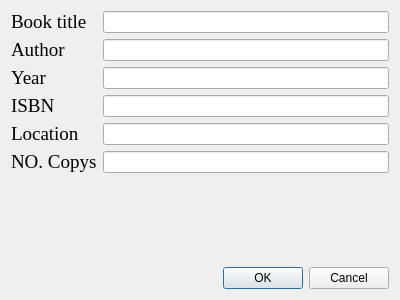
<?xml version="1.0" encoding="UTF-8"?>
<ui version="4.0">
 <class>AddBook</class>
 <widget class="QDialog" name="AddBook">
  <property name="geometry">
   <rect>
    <x>0</x>
    <y>0</y>
    <width>400</width>
    <height>300</height>
   </rect>
  </property>
  <property name="windowTitle">
   <string>Dialog</string>
  </property>
  <layout class="QVBoxLayout" name="verticalLayout">
   <item>
    <layout class="QFormLayout" name="formLayout">
     <item row="0" column="0">
      <widget class="QLabel" name="label">
       <property name="font">
        <font>
         <family>Georgia</family>
         <pointsize>14</pointsize>
        </font>
       </property>
       <property name="text">
        <string>Book title</string>
       </property>
      </widget>
     </item>
     <item row="0" column="1">
      <widget class="QLineEdit" name="name"/>
     </item>
     <item row="1" column="0">
      <widget class="QLabel" name="label_2">
       <property name="font">
        <font>
         <family>Georgia</family>
         <pointsize>14</pointsize>
        </font>
       </property>
       <property name="text">
        <string>Author</string>
       </property>
      </widget>
     </item>
     <item row="1" column="1">
      <widget class="QLineEdit" name="author"/>
     </item>
     <item row="2" column="0">
      <widget class="QLabel" name="label_3">
       <property name="font">
        <font>
         <family>Georgia</family>
         <pointsize>14</pointsize>
        </font>
       </property>
       <property name="text">
        <string>Year</string>
       </property>
      </widget>
     </item>
     <item row="3" column="0">
      <widget class="QLabel" name="label_4">
       <property name="font">
        <font>
         <family>Georgia</family>
         <pointsize>14</pointsize>
        </font>
       </property>
       <property name="text">
        <string>ISBN</string>
       </property>
      </widget>
     </item>
     <item row="3" column="1">
      <widget class="QLineEdit" name="isbn"/>
     </item>
     <item row="4" column="0">
      <widget class="QLabel" name="label_5">
       <property name="font">
        <font>
         <family>Georgia</family>
         <pointsize>14</pointsize>
        </font>
       </property>
       <property name="text">
        <string>Location</string>
       </property>
      </widget>
     </item>
     <item row="4" column="1">
      <widget class="QLineEdit" name="location"/>
     </item>
     <item row="5" column="0">
      <widget class="QLabel" name="label_6">
       <property name="font">
        <font>
         <family>Georgia</family>
         <pointsize>14</pointsize>
        </font>
       </property>
       <property name="text">
        <string>NO. Copys</string>
       </property>
      </widget>
     </item>
     <item row="5" column="1">
      <widget class="QLineEdit" name="nocopys"/>
     </item>
     <item row="2" column="1">
      <widget class="QLineEdit" name="year"/>
     </item>
    </layout>
   </item>
   <item>
    <widget class="QDialogButtonBox" name="Add">
     <property name="orientation">
      <enum>Qt::Horizontal</enum>
     </property>
     <property name="standardButtons">
      <set>QDialogButtonBox::Cancel|QDialogButtonBox::Ok</set>
     </property>
    </widget>
   </item>
  </layout>
 </widget>
 <tabstops>
  <tabstop>name</tabstop>
  <tabstop>author</tabstop>
  <tabstop>year</tabstop>
  <tabstop>isbn</tabstop>
  <tabstop>location</tabstop>
  <tabstop>nocopys</tabstop>
 </tabstops>
 <resources/>
 <connections>
  <connection>
   <sender>Add</sender>
   <signal>accepted()</signal>
   <receiver>AddBook</receiver>
   <slot>accept()</slot>
   <hints>
    <hint type="sourcelabel">
     <x>248</x>
     <y>254</y>
    </hint>
    <hint type="destinationlabel">
     <x>157</x>
     <y>274</y>
    </hint>
   </hints>
  </connection>
  <connection>
   <sender>Add</sender>
   <signal>rejected()</signal>
   <receiver>AddBook</receiver>
   <slot>reject()</slot>
   <hints>
    <hint type="sourcelabel">
     <x>316</x>
     <y>260</y>
    </hint>
    <hint type="destinationlabel">
     <x>286</x>
     <y>274</y>
    </hint>
   </hints>
  </connection>
 </connections>
</ui>
